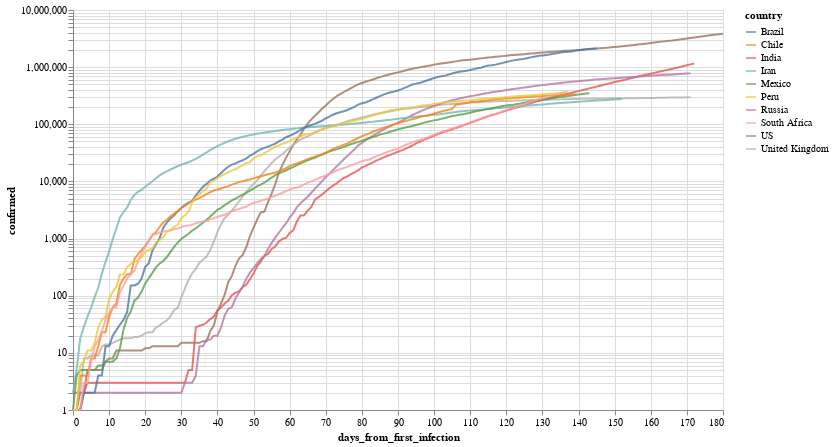

Notebook source saved alongside this figure:
### Markdown cell above
Por ejemplo, evolución (interactiva!) de los paises con mas infectados

### Code cell
total_confirmed_by_country = global_df.groupby('country').confirmed.max().sort_values(ascending=False)
selected_countries = total_confirmed_by_country[total_confirmed_by_country > 1000].index

plot_df = global_df[
    (global_df.confirmed > 0) & 
    (global_df.country.isin(selected_countries[:10]))
].sort_values('date')

selection = alt.selection_multi(
    fields=['country'], 
    bind='legend', 
    init=[{'country': c} for c in selected_countries[:10]]
)


(
    alt.Chart(plot_df)
       .mark_line()
       .encode(
           x='days_from_first_infection', 
           y=alt.Y('confirmed', scale=alt.Scale(type='log')), 
           color='country',
           opacity=alt.condition(selection, alt.value(.8), alt.value(.05))
       ).add_selection(selection)
        .properties(width=650, height=400)
       
)

### Figure 1 — Vega-Lite specification as saved in the notebook (floating-point values rounded to 4 significant figures; data arrays with more than 128 entries replaced by an {"elided": "..."} marker saying what was removed)
{"config": {"view": {"continuousWidth": 400, "continuousHeight": 300}}, "data": {"name": "data-8142d1605bad08be91077f456be945f9"}, "mark": "line", "encoding": {"color": {"type": "nominal", "field": "country"}, "opacity": {"condition": {"value": 0.8, "selection": "selector001"}, "value": 0.05}, "x": {"type": "quantitative", "field": "days_from_first_infection"}, "y": {"type": "quantitative", "field": "confirmed", "scale": {"type": "log"}}}, "height": 400, "selection": {"selector001": {"type": "multi", "fields": ["country"], "bind": "legend", "init": [{"country": "US"}, {"country": "Brazil"}, {"country": "India"}, {"country": "Russia"}, {"country": "South Africa"}, {"country": "Peru"}, {"country": "Mexico"}, {"country": "Chile"}, {"country": "United Kingdom"}, {"country": "Iran"}]}}, "width": 650, "$schema": "https://vega.github.io/schema/vega-lite/v4.8.1.json", "datasets": {"data-8142d1605bad08be91077f456be945f9": {"elided": "1556 records"}}}
